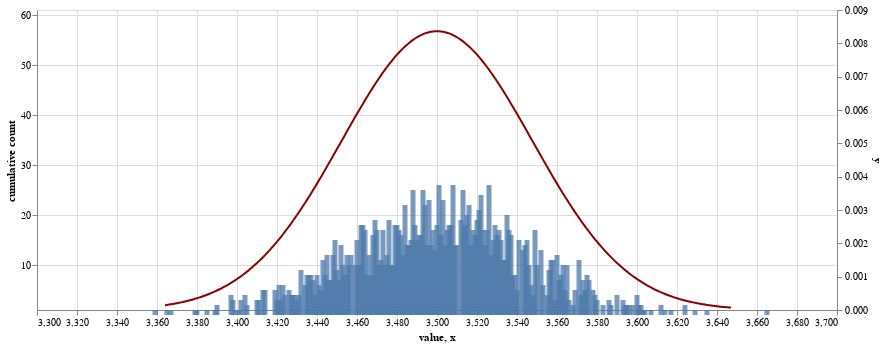

Notebook code for this chart:
### Markdown cell above
With the slider you can see the intermediate results at each iteration.

### Code cell
label = alt.selection_single(
    encodings=['x'], on='mouseover', nearest=True, empty='none'
)


iteration_bounds = alt.binding_range(min=iteration_results['iterations'].min(), max=iteration_results['iterations'].max(), step=step)
iteration_slider = alt.selection_single(bind=iteration_bounds, fields=['iterations'], name='Iteration', init={'iterations': iteration_results['iterations'].median()})

bar_chart = alt.Chart(iteration_results).mark_bar().encode(
    alt.X('value:Q', scale=alt.Scale(domain=(iteration_results['value'].min(), iteration_results['value'].max()))),
    alt.Y('cumulative count:Q', scale=alt.Scale(domain=(iteration_results['cumulative count'].min(), iteration_results['cumulative count'].max()))),
    opacity=alt.value(0.75)
)


line_chart = alt.Chart(normal_dist).mark_line().encode(
    alt.X('x'), alt.Y('y',),color=alt.value('darkred')
)

bar_chart = alt.layer(
    bar_chart.add_selection(iteration_slider).transform_filter(iteration_slider),
    bar_chart.mark_circle().encode(opacity=alt.condition(label, alt.value(1), alt.value(0))).add_selection(label).transform_filter(iteration_slider),
    bar_chart.mark_text(dx=5, dy=-5, align='left', strokeWidth=.5, stroke='black').encode(text=alt.Text('cumulative count:Q')).transform_filter(label).transform_filter(iteration_slider)
)

alt.layer(
    bar_chart,
    line_chart,    
).resolve_scale(y='independent').properties(width=800)

### Figure 1 — Vega-Lite specification as saved in the notebook (floating-point values rounded to 4 significant figures; data arrays with more than 128 entries replaced by an {"elided": "..."} marker saying what was removed)
{"config": {"view": {"continuousWidth": 400, "continuousHeight": 300}}, "layer": [{"layer": [{"mark": "bar", "encoding": {"opacity": {"value": 0.75}, "x": {"type": "quantitative", "field": "value", "scale": {"domain": [3342.0, 3665.0]}}, "y": {"type": "quantitative", "field": "cumulative count", "scale": {"domain": [1.0, 61.0]}}}, "selection": {"Iteration": {"type": "single", "bind": {"input": "range", "max": 1000.0, "min": 100.0, "step": 100}, "fields": ["iterations"], "init": {"iterations": 600.0}}}, "transform": [{"filter": {"selection": "Iteration"}}]}, {"mark": "circle", "encoding": {"opacity": {"condition": {"value": 1, "selection": "selector001"}, "value": 0}, "x": {"type": "quantitative", "field": "value", "scale": {"domain": [3342.0, 3665.0]}}, "y": {"type": "quantitative", "field": "cumulative count", "scale": {"domain": [1.0, 61.0]}}}, "selection": {"selector001": {"type": "single", "encodings": ["x"], "on": "mouseover", "nearest": true, "empty": "none"}}, "transform": [{"filter": {"selection": "Iteration"}}]}, {"mark": {"type": "text", "align": "left", "dx": 5, "dy": -5, "stroke": "black", "strokeWidth": 0.5}, "encoding": {"opacity": {"value": 0.75}, "text": {"type": "quantitative", "field": "cumulative count"}, "x": {"type": "quantitative", "field": "value", "scale": {"domain": [3342.0, 3665.0]}}, "y": {"type": "quantitative", "field": "cumulative count", "scale": {"domain": [1.0, 61.0]}}}, "transform": [{"filter": {"selection": "selector001"}}, {"filter": {"selection": "Iteration"}}]}], "data": {"name": "data-0ced62deac026eb59a4e664f36e2a8e7"}}, {"data": {"name": "data-a29b52121bc89933f4067828879d1110"}, "mark": "line", "encoding": {"color": {"value": "darkred"}, "x": {"type": "quantitative", "field": "x"}, "y": {"type": "quantitative", "field": "y"}}}], "resolve": {"scale": {"y": "independent"}}, "width": 800, "$schema": "https://vega.github.io/schema/vega-lite/v4.8.1.json", "datasets": {"data-0ced62deac026eb59a4e664f36e2a8e7": {"elided": "1711 records"}, "data-a29b52121bc89933f4067828879d1110": {"elided": "284 records"}}}
